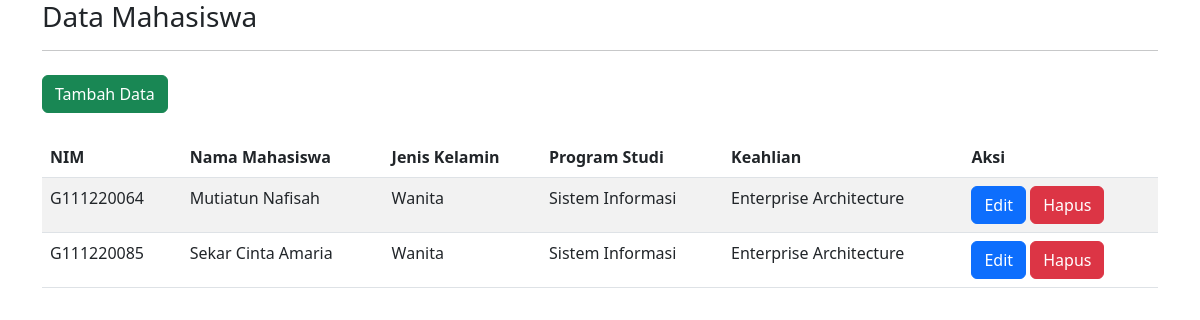
The page / on the database its author committed.
### tables this page shows
CREATE TABLE `mahasiswa` (
  `id` int(10) NOT NULL,
  `nim` varchar(50) NOT NULL,
  `nama_mahasiswa` varchar(50) NOT NULL,
  `jenis_kelamin` enum('Pria','Wanita') NOT NULL,
  `program_studi` varchar(50) NOT NULL,
  `keahlian` varchar(100) NOT NULL
);

### index.php (the view, shortened to what this page needs)
<?php
include("koneksi.php");
?>
<!doctype html>
<html lang="en">
  <head>
    <link href="https://cdn.jsdelivr.net/npm/bootstrap@5.2.3/dist/css/bootstrap.min.css" rel="stylesheet">
  </head>
  <body>
    <div class="container">
        <div class="col-md-12">
   <h3 style="margin:20px,0px,5px,0px">Data Mahasiswa</h3>
   <hr>
   <a href="tambah_form.php" class="btn btn-success mt-2">Tambah Data</a>
   <table class="table table-striped mt-4">
   <thead>
            <tr class="info">
                <th>NIM</th>
                <th>Nama Mahasiswa</th>
                <th>Jenis Kelamin</th>
                <th>Program Studi</th>
                <th>Keahlian</th>
                <th>Aksi</th>
            </tr>
   </thead>
   <?php
   $sql = "select * from mahasiswa";
   $query = mysqli_query($koneksi,$sql);
   while ($mhs = mysqli_fetch_array($query)) {
    echo "<tr>";
    echo "<td>" .$mhs['nim']."</td>";
    echo "<td>" .$mhs['nama_mahasiswa']."</td>";
    echo "<td>" .$mhs['jenis_kelamin']."</td>";
    echo "<td>" .$mhs['program_studi']."</td>";
    echo "<td>" .$mhs['keahlian']."</td>";
    echo "<td>";
    echo "<a href='edit_form.php?id=" .$mhs['id']."'class='btn btn-primary'>Edit</a>&nbsp";
    echo "<a href='delete_form.php?id=" .$mhs['id']."'class='btn btn-danger' onclick='return Konfirmasi()'>Hapus</a>&nbsp";
    echo "</td>";
    echo "</tr>";
   }
   ?>
   </table>
        </div>
    </div>
  </body>
</html>

### rows shown on the page
mahasiswa: nim "G111220064", nama_mahasiswa "Mutiatun Nafisah", jenis_kelamin "Wanita", program_studi "Sistem Informasi", keahlian "Enterprise Architecture"
mahasiswa: nim "G111220085", nama_mahasiswa "Sekar Cinta Amaria", jenis_kelamin "Wanita", program_studi "Sistem Informasi", keahlian "Enterprise Architecture"
